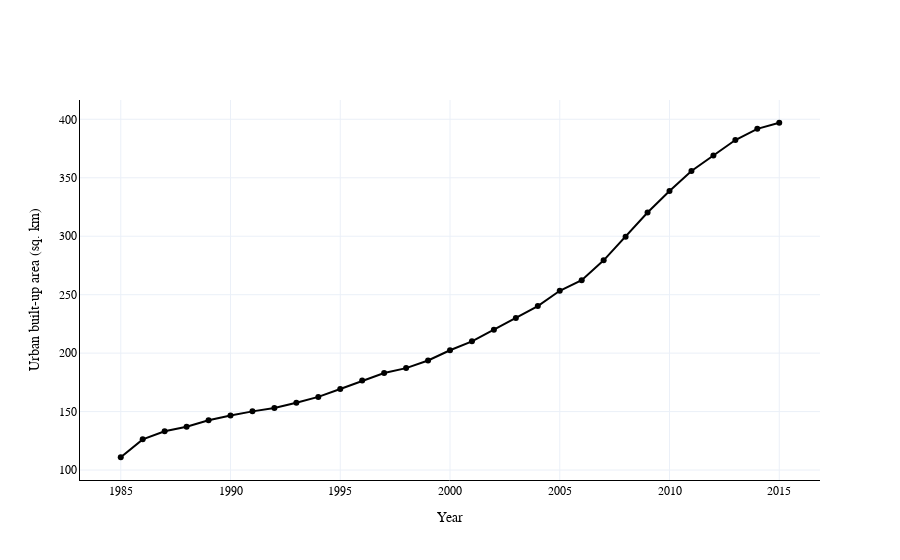

Write notebook code for a chart like this one.
### Code cell
#Built Up Area
def wsf_stats():
    with open("../global_inputs.yml", 'r') as f:
        global_inputs = yaml.safe_load(f)
    city_inputs = global_inputs.get('city_inputs')

    if menu['wsf']:  
        wsf_stats_file = Path(output_folder / f"{city}_wsf_stats.csv")  
        if os.path.exists(wsf_stats_file):  
            pass
        else:
            print("WSF stats file does not exist.")
            return  
        wsf = pd.read_csv(wsf_stats_file)
        
        wsf = wsf.rename(columns={'year': 'Year'}).\
        loc[:, ['Year', 'cumulative sq km']].\
        rename(columns={'cumulative sq km': 'uba_km2'})

        
        wsf['growth_pct'] = (wsf['uba_km2'] / wsf['uba_km2'].shift(1) - 1)
        wsf['growth_km2'] = wsf['uba_km2'] - wsf['uba_km2'].shift(1)


        plt.figure(figsize=(4, 4))
        plt.plot(wsf['Year'], wsf['uba_km2'], marker='o', linestyle='-')
        plt.title("Urban Built-up Area, 1985-2015")
        plt.xlabel("Year")
        plt.ylabel("Urban built-up area (sq. km)")
        plt.grid(True)
        render_path = os.path.join(render_folder, f"{city}_urban_built_up_area.png")
        plt.savefig(render_path,bbox_inches='tight')
        plt.close()

        fig = go.Figure()

        fig.add_trace(go.Scatter(
            x=wsf['Year'],
            y=wsf['uba_km2'],
            mode='lines+markers',
            name='Urban built-up area (sq. km)',
            line=dict(color='black')
        ))

        
        fig.update_layout(
            xaxis_title="Year",
            yaxis_title="Urban built-up area (sq. km)",
            template='plotly_white',
            showlegend=False,
            autosize=True,
            hovermode='x',
            yaxis=dict(
            range=[0, None],
            linecolor='black'  # Ensures that the Y-axis starts at 0 )
        ),
        xaxis=dict(
                linecolor='black'  
            ),
        font=font_dict,
        plot_bgcolor='white'  
        )
        fig.show()
        fig.write_html(render_path.replace('.png', '.html'),full_html=False, include_plotlyjs='cdn')
        first_area = wsf['uba_km2'].iloc[0]
        latest_area = wsf['uba_km2'].iloc[-1]
        first_year = wsf['Year'].iloc[0]
        latest_year = wsf['Year'].iloc[-1]
        pct_growth = 100 * (latest_area - first_area) / first_area
        print(f"The city's built-up area grew from {round(first_area, 2)} sq. km in {first_year} to {round(latest_area, 2)} in {latest_year} for {round(pct_growth, 2)}% growth")
wsf_stats()

### Figure 1 — Plotly figure (JSON) as saved in the notebook; plotly's stock layout.template omitted (floating-point values rounded to 4 significant figures)
{"data": [{"line": {"color": "black"}, "mode": "lines+markers", "name": "Urban built-up area (sq. km)", "type": "scatter", "x": [1985, 1986, 1987, 1988, 1989, 1990, 1991, 1992, 1993, 1994, 1995, 1996, 1997, 1998, 1999, 2000, 2001, 2002, 2003, 2004, 2005, 2006, 2007, 2008, 2009, 2010, 2011, 2012, 2013, 2014, 2015], "y": [111.0, 126.3, 133.1, 137.1, 142.5, 146.7, 150.2, 153.1, 157.6, 162.6, 169.4, 176.5, 183.0, 187.2, 193.7, 202.4, 210.1, 220.1, 230.0, 240.2, 253.3, 262.4, 279.4, 299.5, 320.2, 338.7, 355.8, 369.0, 382.3, 391.9, 397.1]}], "layout": {"autosize": true, "font": {"color": "black", "family": "system-ui, -apple-system, \"Segoe UI\", Roboto, \"Helvetica Neue\", Arial, \"Noto Sans\", \"Liberation Sans\", sans-serif, \"Apple Color Emoji\", \"Segoe UI Emoji\", \"Segoe UI Symbol\", \"Noto Color Emoji\"", "size": 12}, "hovermode": "x", "plot_bgcolor": "white", "showlegend": false, "xaxis": {"linecolor": "black", "title": {"text": "Year"}}, "yaxis": {"linecolor": "black", "range": [0, null], "title": {"text": "Urban built-up area (sq. km)"}}}}
